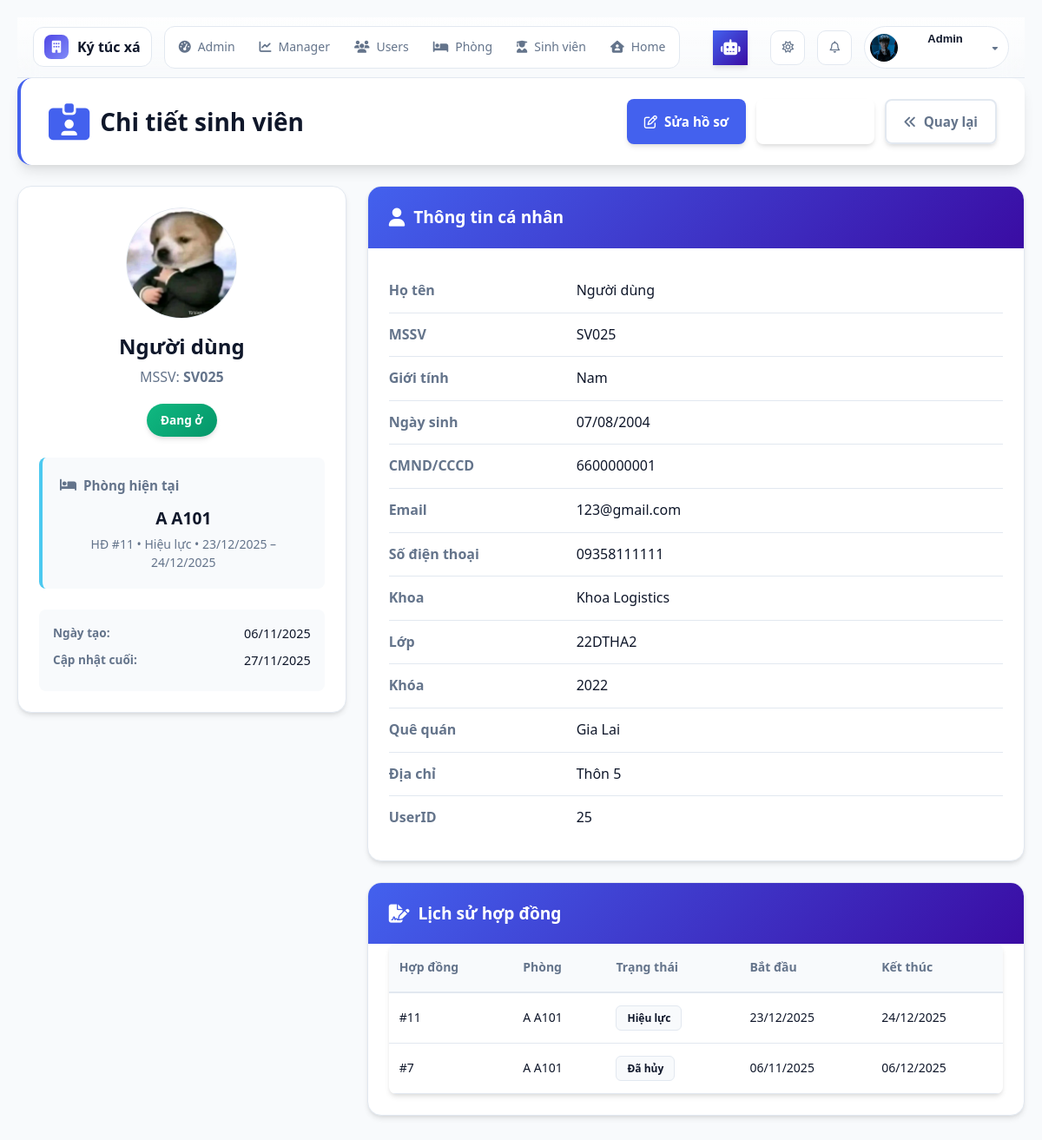
/modules/staff/students/student_detail.php?id=5 (signed in), run on the app's committed database.
### tables this page shows
CREATE TABLE IF NOT EXISTS `students` (
  `StudentID` int NOT NULL AUTO_INCREMENT,
  `UserID` int DEFAULT NULL,
  `StudentCode` varchar(20) NOT NULL,
  `FullName` varchar(100) NOT NULL,
  `Email` varchar(100) DEFAULT NULL,
  `Gender` enum('Nam','Nữ','Khác') NOT NULL,
  `BirthDate` date DEFAULT NULL,
  `CitizenID` varchar(20) DEFAULT NULL,
  `Hometown` varchar(100) DEFAULT NULL,
  `Address` varchar(255) DEFAULT NULL,
  `Phone` varchar(15) DEFAULT NULL,
  `ClassName` varchar(100) DEFAULT NULL,
  `CourseYear` varchar(9) DEFAULT NULL,
  `Avatar` varchar(255) DEFAULT NULL,
  `EmergencyContact` varchar(255) DEFAULT NULL,
  `CheckInDate` date DEFAULT NULL,
  `CheckOutDate` date DEFAULT NULL,
  `IsInDorm` tinyint(1) DEFAULT '1',
  `CreatedAt` datetime DEFAULT CURRENT_TIMESTAMP,
  `UpdatedAt` datetime DEFAULT CURRENT_TIMESTAMP ON UPDATE CURRENT_TIMESTAMP,
  `FacultyID` int DEFAULT NULL,
  PRIMARY KEY (`StudentID`),
  UNIQUE KEY `StudentCode` (`StudentCode`),
  UNIQUE KEY `UserID` (`UserID`),
  KEY `fk_faculty` (`FacultyID`),
  CONSTRAINT `fk_faculty` FOREIGN KEY (`FacultyID`) REFERENCES `faculties` (`FacultyID`) ON DELETE SET NULL ON UPDATE CASCADE,
  CONSTRAINT `students_ibfk_1` FOREIGN KEY (`UserID`) REFERENCES `users` (`UserID`)
);

CREATE TABLE IF NOT EXISTS `buildings` (
  `BuildingID` int NOT NULL AUTO_INCREMENT,
  `BuildingName` varchar(100) DEFAULT NULL,
  `Description` varchar(255) DEFAULT NULL,
  `Floors` int DEFAULT '1',
  PRIMARY KEY (`BuildingID`)
);

CREATE TABLE IF NOT EXISTS `rooms` (
  `RoomID` int NOT NULL AUTO_INCREMENT,
  `BuildingID` int NOT NULL,
  `RoomNumber` varchar(10) DEFAULT NULL,
  `Capacity` int NOT NULL,
  `CurrentOccupants` int DEFAULT '0',
  `RoomType` enum('Nam','Nữ','Khác') NOT NULL,
  `RoomPrice` decimal(10,2) NOT NULL,
  `Status` enum('Trống','Đầy','Bảo trì') DEFAULT 'Trống',
  `ImagePath` varchar(255) DEFAULT NULL,
  `Gallery` json DEFAULT NULL,
  `Description` text,
  `Amenities` json DEFAULT NULL,
  `CreatedAt` datetime DEFAULT CURRENT_TIMESTAMP,
  `UpdatedAt` datetime DEFAULT CURRENT_TIMESTAMP ON UPDATE CURRENT_TIMESTAMP,
  PRIMARY KEY (`RoomID`),
  UNIQUE KEY `uq_rooms_building_room` (`BuildingID`,`RoomNumber`),
  CONSTRAINT `rooms_ibfk_1` FOREIGN KEY (`BuildingID`) REFERENCES `buildings` (`BuildingID`)
);

CREATE TABLE IF NOT EXISTS `contracts` (
  `ContractID` int NOT NULL AUTO_INCREMENT,
  `StudentID` int NOT NULL,
  `RoomID` int NOT NULL,
  `StartDate` date NOT NULL,
  `EndDate` date NOT NULL,
  `Deposit` decimal(12,2) DEFAULT '0.00' COMMENT 'Tiền đặt cọc hợp đồng',
  `Status` enum('Hiệu lực','Hết hạn','Đã hủy') DEFAULT 'Hiệu lực',
  `CreatedAt` datetime DEFAULT CURRENT_TIMESTAMP,
  `UpdatedAt` datetime DEFAULT CURRENT_TIMESTAMP ON UPDATE CURRENT_TIMESTAMP,
  `PaymentStatus` enum('Còn nợ','Đã thanh toán đủ') NOT NULL DEFAULT 'Còn nợ',
  PRIMARY KEY (`ContractID`),
  KEY `StudentID` (`StudentID`),
  KEY `RoomID` (`RoomID`),
  CONSTRAINT `contracts_ibfk_1` FOREIGN KEY (`StudentID`) REFERENCES `students` (`StudentID`) ON DELETE CASCADE ON UPDATE CASCADE,
  CONSTRAINT `contracts_ibfk_2` FOREIGN KEY (`RoomID`) REFERENCES `rooms` (`RoomID`) ON DELETE CASCADE ON UPDATE CASCADE
);

CREATE TABLE IF NOT EXISTS `faculties` (
  `FacultyID` int NOT NULL AUTO_INCREMENT,
  `FacultyCode` varchar(20) NOT NULL,
  `FacultyName` varchar(255) NOT NULL,
  `CreatedAt` timestamp NULL DEFAULT CURRENT_TIMESTAMP,
  PRIMARY KEY (`FacultyID`),
  UNIQUE KEY `FacultyCode` (`FacultyCode`)
);

### modules/staff/students/student_detail.php (the view, shortened to what the rows shown need)
<?php
require_once '../../../db_connect.php';
require_once '../../../includes/admin_header.php';
function e($s)
{
    return htmlspecialchars((string)$s, ENT_QUOTES, 'UTF-8');
}
function date_vn($s)
{
    return $s ? date('d/m/Y', strtotime($s)) : '-';
}
function yesNoChip($isInDorm, $hasActiveContract = false)
{
    if ($hasActiveContract) {
        return "<span class='chip yes'>Đang ở</span>";
    } elseif ((int)$isInDorm === 0 && !$hasActiveContract) {
        return "<span class='chip no'>Đã rời</span>";
    } else {
        return "<span class='chip pending'>Chưa đăng ký</span>";
    }
}
function avatarUrl(?string $path, ?string $gender): string
{
    $rel = trim((string)$path);
    return e($rel);
}
$conn->set_charset('utf8mb4');
$id = isset($_GET['id']) ? (int)$_GET['id'] : 0;
$sql = "
SELECT
    s.StudentID, s.UserID, s.StudentCode, s.FullName, s.Gender,
    s.BirthDate, s.CitizenID, s.Email, s.Phone,
    s.FacultyID, f.FacultyName,
    s.ClassName, s.CourseYear, s.Hometown, s.Address,
    s.Avatar, s.IsInDorm, s.CreatedAt, s.UpdatedAt,
    c.ContractID AS CurContractID,
    c.StartDate  AS CurStart,
    c.EndDate    AS CurEnd,
    c.Status     AS CurStatus,
    r.RoomNumber AS CurRoom,
    b.BuildingName AS CurBuilding
FROM Students s
LEFT JOIN Faculties f
    ON f.FacultyID = s.FacultyID
LEFT JOIN Contracts c
    ON c.ContractID = (
        SELECT c2.ContractID
        FROM Contracts c2
        WHERE c2.StudentID = s.StudentID
          AND c2.Status = 'Hiệu lực'
        ORDER BY c2.StartDate DESC, c2.ContractID DESC
        LIMIT 1
    )
LEFT JOIN Rooms r
    ON r.RoomID = c.RoomID
LEFT JOIN Buildings b
    ON b.BuildingID = r.BuildingID
WHERE s.StudentID = ?
LIMIT 1
";
$stmt = $conn->prepare($sql);
$stmt->bind_param("i", $id);
$stmt->execute();
$detail = $stmt->get_result()->fetch_assoc();
$contracts = [];
$csql = "
SELECT
    c.ContractID,
    c.Status,
    c.StartDate,
    c.EndDate,
    r.RoomNumber,
    b.BuildingName
FROM Contracts c
LEFT JOIN Rooms r
    ON r.RoomID = c.RoomID
LEFT JOIN Buildings b
    ON b.BuildingID = r.BuildingID
WHERE c.StudentID = ?
ORDER BY c.StartDate DESC, c.ContractID DESC
";
$cstmt = $conn->prepare($csql);
if ($cstmt) {
    $cstmt->bind_param("i", $id);
    $cstmt->execute();
    $res = $cstmt->get_result();
    while ($row = $res->fetch_assoc()) {
        $contracts[] = $row;
    }
}
?>
<!DOCTYPE html>
<html lang="vi">
<head>
    <link rel="stylesheet" href="../../assets/css/admin/admin_header.css">
    <link rel="stylesheet" href="../../../assets/css/staff/students/staff_student_detail.css">
    <link rel="stylesheet" href="https://cdnjs.cloudflare.com/ajax/libs/font-awesome/6.5.0/css/all.min.css">
</head>
<body>
<div class="container">
    <div class="page-bar">
        <h2><i class="fa-solid fa-id-card-clip"></i> Chi tiết sinh viên</h2>
    </div>
    <div class="grid">
        <div class="col-4">
            <div class="card profile">
                <img class="avatar"
                     src="<?= avatarUrl($detail['Avatar'] ?? '', $detail['Gender'] ?? null) ?>"
                     alt="avatar">
                <div class="name">
                    <div class="fullname"><?= e($detail['FullName']) ?></div>
                    <div class="code">MSSV: <strong><?= e($detail['StudentCode']) ?></strong></div>
                </div>
                <div class="state">
                    <?= yesNoChip((int)$detail['IsInDorm'], !empty($detail['CurContractID'])) ?>
                </div>
                <div class="room-block">
                    <div class="title"><i class="fa-solid fa-bed"></i> Phòng hiện tại</div>
                    <?php if (!empty($detail['CurRoom'])): ?>
                        <div class="room">
                            <strong><?= e($detail['CurBuilding']) ?> <?= e($detail['CurRoom']) ?></strong>
                            <div class="muted">
                                HĐ #<?= (int)$detail['CurContractID'] ?> •
                                <?= e($detail['CurStatus']) ?> •
                                <?= date_vn($detail['CurStart']) ?> – <?= date_vn($detail['CurEnd']) ?>
                            </div>
                        </div>
                    <?php else: ?>
                        <div class="muted">Chưa xếp phòng</div>
                    <?php endif; ?>
                </div>
                <div class="times">
                    <div><span class="label">Ngày tạo:</span> <?= date_vn($detail['CreatedAt']) ?></div>
                    <div><span class="label">Cập nhật cuối:</span> <?= date_vn($detail['UpdatedAt']) ?></div>
                </div>
            </div>
        </div>
        <div class="col-8">
            <div class="card">
                <div class="info-grid">
                    <div class="row">
                        <span class="k">Họ tên</span>
                        <span class="v"><?= e($detail['FullName']) ?></span>
                    </div>
                    <div class="row">
                        <span class="k">MSSV</span>
                        <span class="v"><?= e($detail['StudentCode']) ?></span>
                    </div>
                    <div class="row">
                        <span class="k">Giới tính</span>
                        <span class="v"><?= e($detail['Gender'] ?: '-') ?></span>
                    </div>
                    <div class="row">
                        <span class="k">Ngày sinh</span>
                        <span class="v"><?= date_vn($detail['BirthDate']) ?></span>
                    </div>
                    <div class="row">
                        <span class="k">CMND/CCCD</span>
                        <span class="v"><?= e($detail['CitizenID'] ?: '-') ?></span>
                    </div>
                    <div class="row">
                        <span class="k">Email</span>
                        <span class="v"><?= e($detail['Email'] ?: '-') ?></span>
                    </div>
                    <div class="row">
                        <span class="k">Số điện thoại</span>
                        <span class="v"><?= e($detail['Phone'] ?: '-') ?></span>
                    </div>
                    <div class="row">
                        <span class="k">Khoa</span>
                        <span class="v"><?= e($detail['FacultyName'] ?: '-') ?></span>
                    </div>
                    <div class="row">
                        <span class="k">Lớp</span>
                        <span class="v"><?= e($detail['ClassName'] ?: '-') ?></span>
                    </div>
                    <div class="row">
                        <span class="k">Khóa</span>
                        <span class="v"><?= e($detail['CourseYear'] ?: '-') ?></span>
                    </div>
                    <div class="row">
                        <span class="k">Quê quán</span>
                        <span class="v"><?= e($detail['Hometown'] ?: '-') ?></span>
                    </div>
                    <div class="row">
                        <span class="k">Địa chỉ</span>
                        <span class="v"><?= e($detail['Address'] ?: '-') ?></span>
                    </div>
                    <div class="row">
                        <span class="k">UserID</span>
                        <span class="v"><?= $detail['UserID'] ? (int)$detail['UserID'] : '-' ?></span>
                    </div>
                </div>
            </div>
            <div class="card">
                <?php if (count($contracts) > 0): ?>
                    <div class="table-wrap">
                        <table class="table">
                            <thead>
                            <tr>
                                <th>Hợp đồng</th>
                                <th>Phòng</th>
                                <th>Trạng thái</th>
                                <th>Bắt đầu</th>
                                <th>Kết thúc</th>
                            </tr>
                            </thead>
                            <tbody>
                            <?php foreach ($contracts as $c): ?>
                                <tr>
                                    <td>#<?= (int)$c['ContractID'] ?></td>
                                    <td><?= e(($c['BuildingName'] ?: '-') . ' ' . ($c['RoomNumber'] ?: '-')) ?></td>
                                    <td><span class="badge"><?= e($c['Status']) ?></span></td>
                                    <td><?= date_vn($c['StartDate']) ?></td>
                                    <td><?= date_vn($c['EndDate']) ?></td>
                                </tr>
                            <?php endforeach; ?>
                            </tbody>
                        </table>
                    </div>
                <?php endif; ?>
            </div>
        </div>
    </div>
</div>
</body>
</html>

### includes/admin_header.php (shortened to what the rows shown need)
<?php
require_once __DIR__ . "/error_handler.php";
$userName = $_SESSION['FullName'] ?? 'Quản trị viên';
$userAvatar = $_SESSION['Avatar'] ?? null;
$base = '/';
if (!$userAvatar && isset($_SESSION['UserID']) && isset($conn) && $conn instanceof mysqli) {
    try {
        $userId = (int)$_SESSION['UserID'];
        $stmt = $conn->prepare("SELECT Avatar FROM Students WHERE UserID = ? LIMIT 1");
        if ($stmt) {
            $stmt->bind_param("i", $userId);
            $stmt->execute();
            $res = $stmt->get_result();
            if ($row = $res->fetch_assoc()) {
                $userAvatar = $row['Avatar'];
            }
        }
    } catch (Exception $e) {
    }
}
$avatarPath = $base . 'assets/img/avatars/user.png';
if ($userAvatar && !empty($userAvatar)) {
    if (preg_match('/^https?:\/\//', $userAvatar)) {
        $avatarPath = $userAvatar;
    } else {
        $avatarPath = $base . ltrim($userAvatar, '/');
    }
}
?>
<!DOCTYPE html>
<html lang="vi">
<head>
    <link rel="stylesheet" href="https://cdnjs.cloudflare.com/ajax/libs/font-awesome/6.5.0/css/all.min.css" />
    <link rel="stylesheet" href="<?= $base ?>assets/css/global.css" />
    <link rel="stylesheet" href="<?= $base ?>assets/css/admin/admin_header.css" />
    <link rel="stylesheet" href="<?= $base ?>assets/css/admin/chat_ai_widget.css" />
</head>
<body class="theme-auto" data-base="<?= $base ?>">
    <header class="admin-header">
        <div class="right">
            <div class="admin-profile">
                <button class="profile-btn" aria-haspopup="true" aria-expanded="false">
                    <img src="<?= htmlspecialchars($avatarPath) ?>" alt="Avatar" onerror="this.src='<?= $base ?>assets/img/avatars/user.png'">
                    <span class="name"><?= htmlspecialchars($userName) ?></span>
                    <i class="fas fa-caret-down caret"></i>
                </button>
            </div>
        </div>
    </header>
    <main style="min-height: 80vh;">

### data on the page
students: Avatar (picture)
students: Avatar (picture), FullName "Người dùng", StudentCode "SV025", buildings.BuildingName "A", rooms.RoomNumber "A101", contracts.ContractID "11", contracts.Status "Hiệu lực", contracts.StartDate "23/12/2025", contracts.EndDate "24/12/2025", CreatedAt "06/11/2025", UpdatedAt "27/11/2025", Gender "Nam", BirthDate "07/08/2004", CitizenID "6600000001", Email "123@gmail.com", Phone "09358111111", FacultyID.FacultyName "Khoa Logistics", ClassName "22DTHA2", CourseYear "2022", Hometown "Gia Lai", Address "Thôn 5", UserID "25"
contracts: ContractID "11", buildings.BuildingName "A A101", Status "Hiệu lực", StartDate "23/12/2025", EndDate "24/12/2025"
contracts: ContractID "7", buildings.BuildingName "A A101", Status "Đã hủy", StartDate "06/11/2025", EndDate "06/12/2025"

### other printed values
$userName "Admin"
